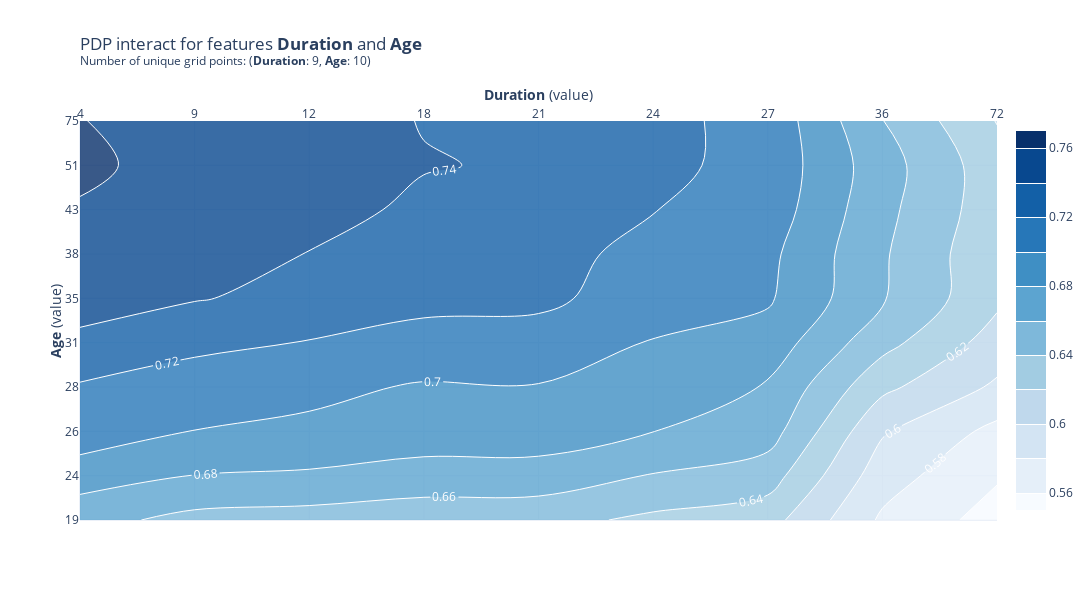

The notebook cell saved with this chart:
### Code cell
pdp_duration_age = pdp.PDPInteract(model=rf_model_best,df=df,model_features=X.columns,features=["Duration","Age"],feature_names=["Duration","Age"])
fig, _ = pdp_duration_age.plot()
fig

### Figure 1 — Plotly figure (JSON) as saved in the notebook; plotly's stock layout.template omitted (floating-point values rounded to 4 significant figures)
{"data": [{"colorbar": {"len": 0.95, "x": 1.01, "xanchor": "left", "y": 0, "yanchor": "bottom"}, "colorscale": [[0, "rgb(247,251,255)"], [0.125, "rgb(222,235,247)"], [0.25, "rgb(198,219,239)"], [0.375, "rgb(158,202,225)"], [0.5, "rgb(107,174,214)"], [0.625, "rgb(66,146,198)"], [0.75, "rgb(33,113,181)"], [0.875, "rgb(8,81,156)"], [1, "rgb(8,48,107)"]], "contours": {"showlabels": true}, "line": {"color": "white", "width": 1}, "name": "pdp interact", "opacity": 0.8, "showscale": true, "type": "contour", "x": [0, 1, 2, 3, 4, 5, 6, 7, 8], "xaxis": "x", "y": [0, 1, 2, 3, 4, 5, 6, 7, 8, 9], "yaxis": "y", "z": [[0.6668, 0.6541, 0.6517, 0.6473, 0.6467, 0.6358, 0.6279, 0.5768, 0.5519], [0.6897, 0.6796, 0.6772, 0.6721, 0.6714, 0.6588, 0.6494, 0.5889, 0.5622], [0.7115, 0.6996, 0.6965, 0.6906, 0.691, 0.6802, 0.6692, 0.6021, 0.5746], [0.7182, 0.7085, 0.7043, 0.6983, 0.699, 0.6883, 0.6789, 0.6248, 0.5968], [0.7347, 0.7257, 0.719, 0.7121, 0.7117, 0.6988, 0.6916, 0.6468, 0.6113], [0.7501, 0.7411, 0.7347, 0.7263, 0.7244, 0.7102, 0.7025, 0.662, 0.6241], [0.7541, 0.745, 0.7396, 0.7303, 0.7278, 0.7133, 0.705, 0.6624, 0.6246], [0.7589, 0.7508, 0.7461, 0.7366, 0.7341, 0.7206, 0.7114, 0.6657, 0.6284], [0.7626, 0.7548, 0.7502, 0.7409, 0.7381, 0.7245, 0.7139, 0.6686, 0.6281], [0.7605, 0.7527, 0.7481, 0.7393, 0.737, 0.7248, 0.7141, 0.6605, 0.6192]], "zmax": 0.7626, "zmin": 0.5519}], "layout": {"height": 600, "showlegend": false, "title": {"text": "PDP interact for features <b>Duration</b> and <b>Age</b> <br><sup>Number of unique grid points: (<b>Duration</b>: 9, <b>Age</b>: 10)</sup>", "x": 0, "xref": "paper"}, "width": 1200, "xaxis": {"anchor": "y", "domain": [0, 1], "side": "top", "ticktext": ["4", "9", "12", "18", "21", "24", "27", "36", "72"], "tickvals": [0, 1, 2, 3, 4, 5, 6, 7, 8], "title": {"standoff": 0, "text": "<b>Duration</b> (value)"}}, "yaxis": {"anchor": "x", "domain": [0, 0.95], "ticktext": ["19", "24", "26", "28", "31", "35", "38", "43", "51", "75"], "tickvals": [0, 1, 2, 3, 4, 5, 6, 7, 8, 9], "title": {"standoff": 0, "text": "<b>Age</b> (value)"}}}}
